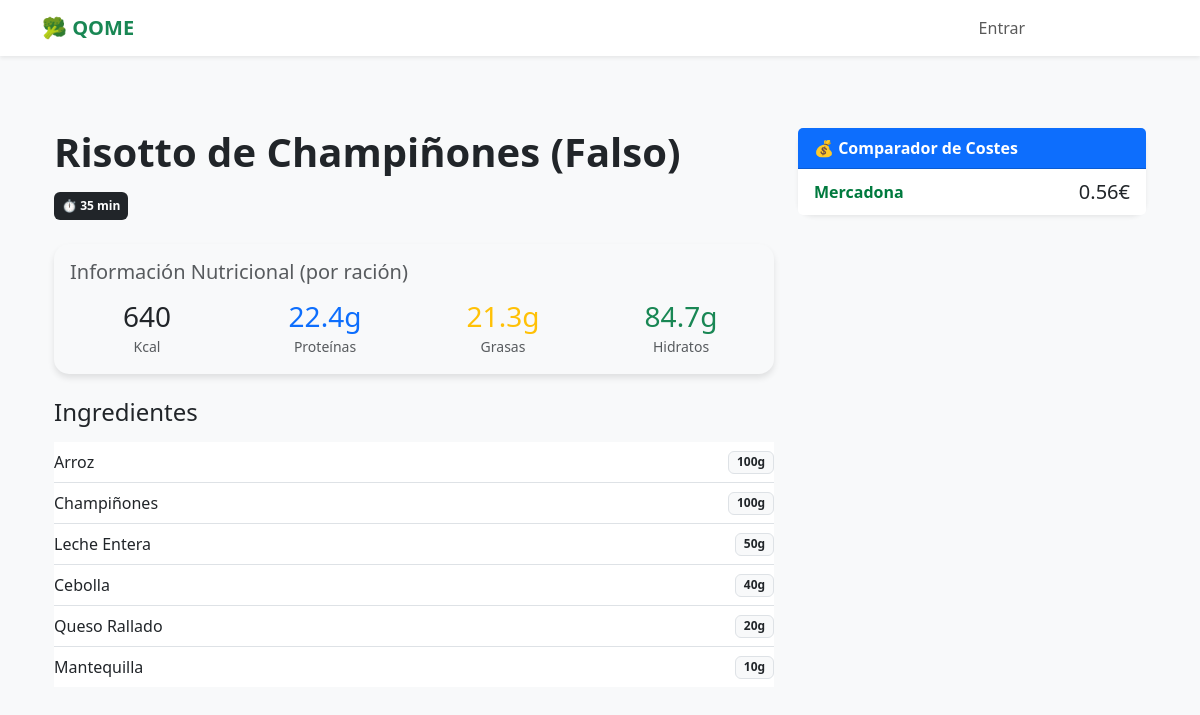
Before: /receta/7/ with the older database file.
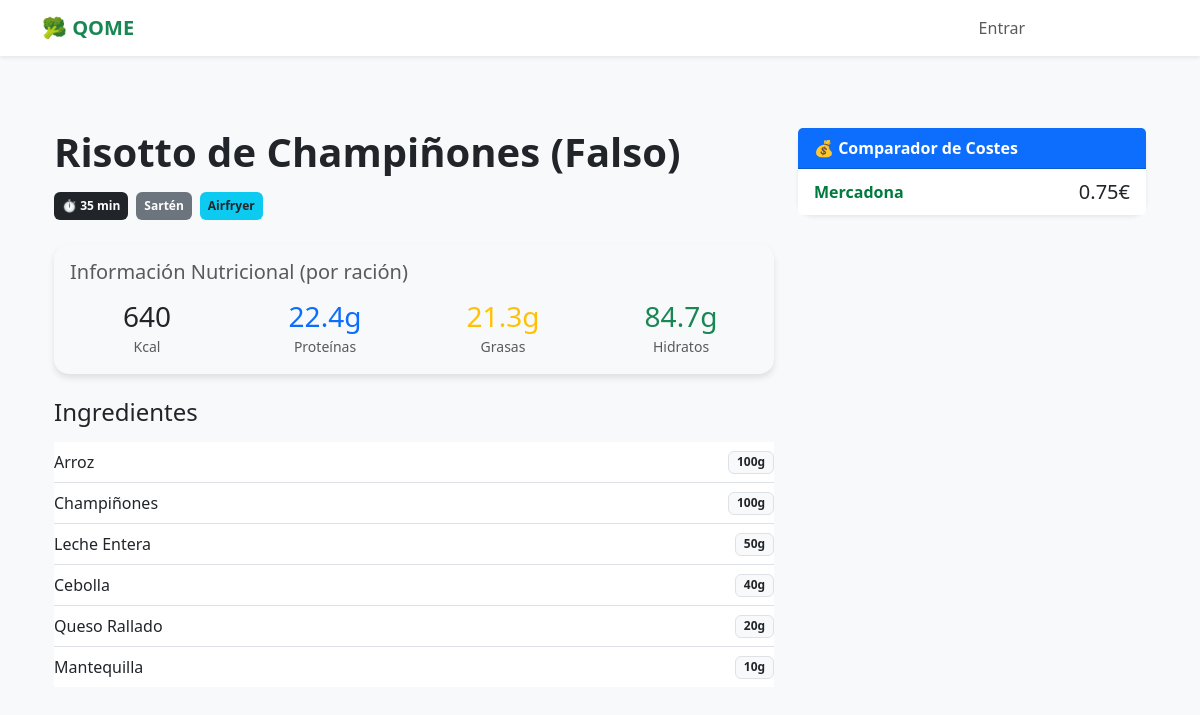
After: the same page with the newer database file.
### core/models.py (models this page shows, shortened)
class CostePorSupermercado(models.Model):
    receta = models.ForeignKey(Receta, related_name='costes_por_supermercado', on_delete=models.CASCADE)
    supermercado = models.ForeignKey(Supermercado, on_delete=models.CASCADE)
    coste = models.DecimalField(max_digits=6, decimal_places=2)
    es_posible = models.BooleanField(default=True)
    ultima_actualizacion = models.DateTimeField(auto_now=True)
    class Meta:
        unique_together = ('receta', 'supermercado')

class Supermercado(models.Model):
    nombre = models.CharField(max_length=50, unique=True)
    color_brand = models.CharField(max_length=7, default="#000000", help_text="Color hexadecimal para la UI")

### core/views.py (the view)
# urls.py: path('receta/<int:receta_id>/', views.detalle_receta, name='detalle_receta'),
def detalle_receta(request, receta_id):
    receta = get_object_or_404(Receta, id=receta_id)
    costes = receta.costes_por_supermercado.filter(es_posible=True).select_related('supermercado').order_by('coste')
    return render(request, 'core/detalles_receta.html', {'receta': receta, 'costes': costes})

### core/templates/core/detalles_receta.html (shortened to what this page needs)
{% extends 'core/base.html' %}
{% block content %}
<div class="container py-5">
    <div class="row">
        <div class="col-md-8">
            <h1 class="mb-3 fw-bold">{{ receta.titulo }}</h1>
            <div class="d-flex gap-2 mb-4 flex-wrap">
                <span class="badge bg-dark p-2">⏱ {{ receta.tiempo_preparacion }} min</span>
                {% if receta.es_apta_sarten %}<span class="badge bg-secondary p-2">Sartén</span>{% endif %}
                {% if receta.es_apta_airfryer %}<span class="badge bg-info text-dark p-2">Airfryer</span>{% endif %}
            </div>
            <div class="card mb-4 bg-light border-0">
                <div class="card-body">
                    <h5 class="card-title text-muted mb-3">Información Nutricional (por ración)</h5>
                    <div class="row text-center">
                        <div class="col">
                            <div class="h3 mb-0">{{ receta.calorias }}</div>
                            <small class="text-muted">Kcal</small>
                        </div>
                        <div class="col">
                            <div class="h3 mb-0 text-primary">{{ receta.proteinas }}g</div>
                            <small class="text-muted">Proteínas</small>
                        </div>
                        <div class="col">
                            <div class="h3 mb-0 text-warning">{{ receta.grasas }}g</div>
                            <small class="text-muted">Grasas</small>
                        </div>
                        <div class="col">
                            <div class="h3 mb-0 text-success">{{ receta.hidratos }}g</div>
                            <small class="text-muted">Hidratos</small>
                        </div>
                    </div>
                </div>
            </div>
            <h4 class="mb-3">Ingredientes</h4>
            <ul class="list-group list-group-flush mb-4">
                {% for ing in receta.ingredientes.all %}
                <li class="list-group-item d-flex justify-content-between align-items-center px-0">
                    <span>{{ ing.ingrediente_base.nombre }}</span>
                    <span class="badge bg-light text-dark border">{{ ing.cantidad_gramos }}g</span>
                </li>
                {% endfor %}
            </ul>
        </div>
        <div class="col-md-4">
            <div class="card shadow-sm border-primary mb-3">
                <div class="card-header bg-primary text-white fw-bold">
                    💰 Comparador de Costes
                </div>
                <ul class="list-group list-group-flush">
                    {% for coste in costes %}
                    <li class="list-group-item d-flex justify-content-between align-items-center">
                        <span class="fw-bold" style="color: {{ coste.supermercado.color_brand }}">
                            {{ coste.supermercado.nombre }}
                        </span>
                        <span class="fs-5">{{ coste.coste|floatformat:2 }}€</span>
                    </li>
                    {% empty %}
                    <li class="list-group-item text-muted">
                        Faltan ingredientes en los supermercados registrados.
                    </li>
                    {% endfor %}
                </ul>
            </div>
        </div>
    </div>
</div>
{% endblock %}

Changed rows visible on the page:
changed Receta "Risotto de Champiñones (Falso)": es_apta_sarten False → True (drawn); es_apta_airfryer False → True (drawn)
changed CostePorSupermercado "Mercadona": coste "0.56" → "0.75"
Other visible differences:
text now shown: "Sartén Airfryer"
